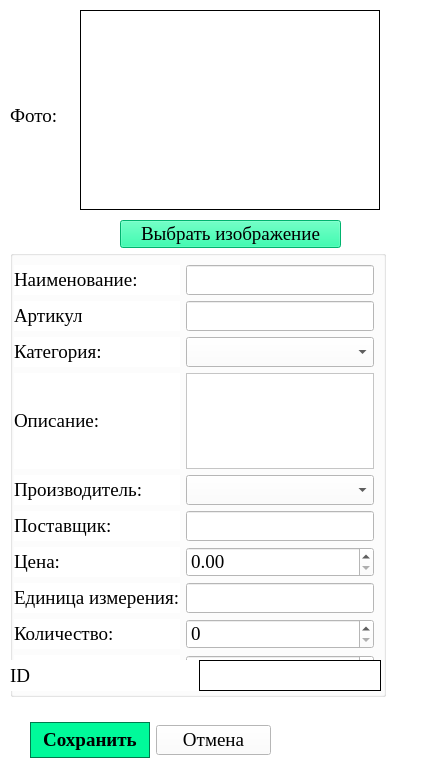
<?xml version="1.0" encoding="UTF-8"?>
<ui version="4.0">
 <class>Dialog</class>
 <widget class="QDialog" name="Dialog">
  <property name="geometry">
   <rect>
    <x>0</x>
    <y>0</y>
    <width>426</width>
    <height>777</height>
   </rect>
  </property>
  <property name="windowTitle">
   <string>Редактировать товар</string>
  </property>
  <property name="styleSheet">
   <string notr="true">background-color: #fff;</string>
  </property>
  <widget class="QWidget" name="layoutWidget">
   <property name="geometry">
    <rect>
     <x>10</x>
     <y>250</y>
     <width>376</width>
     <height>447</height>
    </rect>
   </property>
   <property name="font">
    <font>
     <family>Times New Roman</family>
     <pointsize>14</pointsize>
    </font>
   </property>
   <layout class="QGridLayout" name="gridLayout_2">
    <item row="0" column="0" rowspan="2" colspan="2">
     <widget class="QGroupBox" name="gridGroupBox">
      <property name="font">
       <font>
        <family>Times New Roman</family>
        <pointsize>14</pointsize>
       </font>
      </property>
      <layout class="QGridLayout" name="gridLayout">
       <property name="leftMargin">
        <number>1</number>
       </property>
       <item row="4" column="1">
        <widget class="QTextEdit" name="description_edit">
         <property name="minimumSize">
          <size>
           <width>0</width>
           <height>80</height>
          </size>
         </property>
         <property name="font">
          <font>
           <family>Times New Roman</family>
           <pointsize>14</pointsize>
          </font>
         </property>
        </widget>
       </item>
       <item row="8" column="1">
        <widget class="QLineEdit" name="unit_edit">
         <property name="font">
          <font>
           <family>Times New Roman</family>
           <pointsize>14</pointsize>
          </font>
         </property>
        </widget>
       </item>
       <item row="5" column="1">
        <widget class="QComboBox" name="manufacturer_combo">
         <property name="font">
          <font>
           <family>Times New Roman</family>
           <pointsize>14</pointsize>
          </font>
         </property>
        </widget>
       </item>
       <item row="9" column="1">
        <widget class="QSpinBox" name="quantity_spin">
         <property name="font">
          <font>
           <family>Times New Roman</family>
           <pointsize>14</pointsize>
          </font>
         </property>
         <property name="maximum">
          <number>999999999</number>
         </property>
        </widget>
       </item>
       <item row="10" column="1">
        <widget class="QDoubleSpinBox" name="discount_spin">
         <property name="font">
          <font>
           <family>Times New Roman</family>
           <pointsize>14</pointsize>
          </font>
         </property>
         <property name="maximum">
          <double>100.000000000000000</double>
         </property>
        </widget>
       </item>
       <item row="3" column="0">
        <widget class="QLabel" name="label_3">
         <property name="font">
          <font>
           <family>Times New Roman</family>
           <pointsize>14</pointsize>
          </font>
         </property>
         <property name="text">
          <string>Категория:</string>
         </property>
        </widget>
       </item>
       <item row="7" column="0">
        <widget class="QLabel" name="label_7">
         <property name="font">
          <font>
           <family>Times New Roman</family>
           <pointsize>14</pointsize>
          </font>
         </property>
         <property name="text">
          <string>Цена:</string>
         </property>
        </widget>
       </item>
       <item row="6" column="0">
        <widget class="QLabel" name="label_6">
         <property name="font">
          <font>
           <family>Times New Roman</family>
           <pointsize>14</pointsize>
          </font>
         </property>
         <property name="text">
          <string>Поставщик:</string>
         </property>
        </widget>
       </item>
       <item row="9" column="0">
        <widget class="QLabel" name="label_9">
         <property name="font">
          <font>
           <family>Times New Roman</family>
           <pointsize>14</pointsize>
          </font>
         </property>
         <property name="text">
          <string>Количество:</string>
         </property>
        </widget>
       </item>
       <item row="8" column="0">
        <widget class="QLabel" name="label_8">
         <property name="font">
          <font>
           <family>Times New Roman</family>
           <pointsize>14</pointsize>
          </font>
         </property>
         <property name="text">
          <string>Единица измерения:</string>
         </property>
        </widget>
       </item>
       <item row="5" column="0">
        <widget class="QLabel" name="label_5">
         <property name="font">
          <font>
           <family>Times New Roman</family>
           <pointsize>14</pointsize>
          </font>
         </property>
         <property name="text">
          <string>Производитель:</string>
         </property>
        </widget>
       </item>
       <item row="4" column="0">
        <widget class="QLabel" name="label_4">
         <property name="font">
          <font>
           <family>Times New Roman</family>
           <pointsize>14</pointsize>
          </font>
         </property>
         <property name="text">
          <string>Описание:</string>
         </property>
        </widget>
       </item>
       <item row="7" column="1">
        <widget class="QDoubleSpinBox" name="price_spin">
         <property name="font">
          <font>
           <family>Times New Roman</family>
           <pointsize>14</pointsize>
          </font>
         </property>
         <property name="maximum">
          <double>100000000.000000000000000</double>
         </property>
         <property name="singleStep">
          <double>0.010000000000000</double>
         </property>
        </widget>
       </item>
       <item row="1" column="0">
        <widget class="QLabel" name="label_2">
         <property name="font">
          <font>
           <family>Times New Roman</family>
           <pointsize>14</pointsize>
          </font>
         </property>
         <property name="text">
          <string>Наименование:</string>
         </property>
        </widget>
       </item>
       <item row="3" column="1">
        <widget class="QComboBox" name="category_combo">
         <property name="font">
          <font>
           <family>Times New Roman</family>
           <pointsize>14</pointsize>
          </font>
         </property>
        </widget>
       </item>
       <item row="1" column="1">
        <widget class="QLineEdit" name="name_edit">
         <property name="font">
          <font>
           <family>Times New Roman</family>
           <pointsize>14</pointsize>
          </font>
         </property>
         <property name="name_edit" stdset="0">
          <string/>
         </property>
        </widget>
       </item>
       <item row="6" column="1">
        <widget class="QLineEdit" name="supplier_edit">
         <property name="font">
          <font>
           <family>Times New Roman</family>
           <pointsize>14</pointsize>
          </font>
         </property>
        </widget>
       </item>
       <item row="10" column="0">
        <widget class="QLabel" name="label_10">
         <property name="font">
          <font>
           <family>Times New Roman</family>
           <pointsize>14</pointsize>
          </font>
         </property>
         <property name="text">
          <string>Скидка (%):</string>
         </property>
        </widget>
       </item>
       <item row="2" column="0">
        <widget class="QLabel" name="label_12">
         <property name="font">
          <font>
           <family>Times New Roman</family>
           <pointsize>14</pointsize>
          </font>
         </property>
         <property name="text">
          <string>Артикул</string>
         </property>
        </widget>
       </item>
       <item row="2" column="1">
        <widget class="QLineEdit" name="article">
         <property name="font">
          <font>
           <family>Times New Roman</family>
           <pointsize>14</pointsize>
          </font>
         </property>
         <property name="name_edit" stdset="0">
          <string/>
         </property>
        </widget>
       </item>
      </layout>
     </widget>
    </item>
   </layout>
  </widget>
  <widget class="QWidget" name="layoutWidget">
   <property name="geometry">
    <rect>
     <x>10</x>
     <y>660</y>
     <width>371</width>
     <height>31</height>
    </rect>
   </property>
   <property name="font">
    <font>
     <family>Times New Roman</family>
     <pointsize>14</pointsize>
    </font>
   </property>
   <layout class="QHBoxLayout" name="horizontalLayout_2">
    <item>
     <widget class="QLabel" name="label_11">
      <property name="font">
       <font>
        <family>Times New Roman</family>
        <pointsize>14</pointsize>
       </font>
      </property>
      <property name="text">
       <string>ID</string>
      </property>
     </widget>
    </item>
    <item>
     <widget class="QLabel" name="id_label">
      <property name="font">
       <font>
        <family>Times New Roman</family>
        <pointsize>14</pointsize>
       </font>
      </property>
      <property name="frameShape">
       <enum>QFrame::Box</enum>
      </property>
      <property name="text">
       <string/>
      </property>
     </widget>
    </item>
   </layout>
  </widget>
  <widget class="QWidget" name="layoutWidget">
   <property name="geometry">
    <rect>
     <x>30</x>
     <y>720</y>
     <width>241</width>
     <height>41</height>
    </rect>
   </property>
   <property name="font">
    <font>
     <family>Times New Roman</family>
     <pointsize>14</pointsize>
    </font>
   </property>
   <layout class="QHBoxLayout" name="horizontalLayout_3">
    <item>
     <widget class="QPushButton" name="btn_save">
      <property name="font">
       <font>
        <family>Times New Roman</family>
        <pointsize>14</pointsize>
        <weight>75</weight>
        <bold>true</bold>
       </font>
      </property>
      <property name="styleSheet">
       <string notr="true">background-color: #00FA9A;
border: 1px solid #007A4D;
padding: 6px 12px;
font-weight: bold;</string>
      </property>
      <property name="text">
       <string>Сохранить</string>
      </property>
     </widget>
    </item>
    <item>
     <widget class="QPushButton" name="btn_cancel">
      <property name="font">
       <font>
        <family>Times New Roman</family>
        <pointsize>14</pointsize>
       </font>
      </property>
      <property name="text">
       <string>Отмена</string>
      </property>
     </widget>
    </item>
   </layout>
  </widget>
  <widget class="QPushButton" name="pushButton">
   <property name="geometry">
    <rect>
     <x>120</x>
     <y>220</y>
     <width>221</width>
     <height>28</height>
    </rect>
   </property>
   <property name="font">
    <font>
     <family>Times New Roman</family>
     <pointsize>14</pointsize>
    </font>
   </property>
   <property name="styleSheet">
    <string notr="true">background-color: #00FA9A;</string>
   </property>
   <property name="text">
    <string>Выбрать изображение</string>
   </property>
  </widget>
  <widget class="QLabel" name="image_label">
   <property name="geometry">
    <rect>
     <x>80</x>
     <y>10</y>
     <width>300</width>
     <height>200</height>
    </rect>
   </property>
   <property name="minimumSize">
    <size>
     <width>0</width>
     <height>0</height>
    </size>
   </property>
   <property name="maximumSize">
    <size>
     <width>4000</width>
     <height>4000</height>
    </size>
   </property>
   <property name="font">
    <font>
     <family>Times New Roman</family>
     <pointsize>14</pointsize>
    </font>
   </property>
   <property name="frameShape">
    <enum>QFrame::Box</enum>
   </property>
   <property name="text">
    <string/>
   </property>
   <property name="scaledContents">
    <bool>true</bool>
   </property>
   <property name="alignment">
    <set>Qt::AlignCenter</set>
   </property>
  </widget>
  <widget class="QLabel" name="label">
   <property name="geometry">
    <rect>
     <x>10</x>
     <y>90</y>
     <width>61</width>
     <height>51</height>
    </rect>
   </property>
   <property name="font">
    <font>
     <family>Times New Roman</family>
     <pointsize>14</pointsize>
    </font>
   </property>
   <property name="text">
    <string>Фото:</string>
   </property>
  </widget>
 </widget>
 <resources/>
 <connections/>
</ui>
